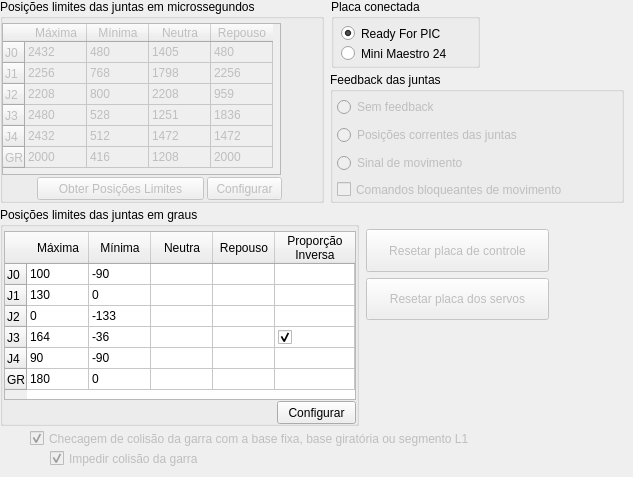
    <widget class="QWidget" name="tabConfiguracoes">
     <attribute name="title">
      <string>Configurações</string>
     </attribute>
     <widget class="QGroupBox" name="grpFeedBackJuntas">
      <property name="geometry">
       <rect>
        <x>330</x>
        <y>72</y>
        <width>294</width>
        <height>131</height>
       </rect>
      </property>
      <property name="title">
       <string>Feedback das juntas</string>
      </property>
      <widget class="QCheckBox" name="chkComandosBloqueantesDeMovimento">
       <property name="enabled">
        <bool>false</bool>
       </property>
       <property name="geometry">
        <rect>
         <x>7</x>
         <y>109</y>
         <width>287</width>
         <height>17</height>
        </rect>
       </property>
       <property name="text">
        <string>Comandos bloqueantes de movimento</string>
       </property>
      </widget>
      <widget class="QWidget" name="layoutWidget_7">
       <property name="geometry">
        <rect>
         <x>7</x>
         <y>23</y>
         <width>227</width>
         <height>83</height>
        </rect>
       </property>
       <layout class="QVBoxLayout" name="layoutFeedbackJuntas">
        <item>
         <widget class="QRadioButton" name="rdbSemFeedback">
          <property name="enabled">
           <bool>false</bool>
          </property>
          <property name="text">
           <string>Sem feedback</string>
          </property>
         </widget>
        </item>
        <item>
         <widget class="QRadioButton" name="rdbPosicoesCorrentesDasJuntas">
          <property name="enabled">
           <bool>false</bool>
          </property>
          <property name="text">
           <string>Posições correntes das juntas</string>
          </property>
         </widget>
        </item>
        <item>
         <widget class="QRadioButton" name="rdbSinalDeMovimento">
          <property name="enabled">
           <bool>false</bool>
          </property>
          <property name="text">
           <string>Sinal de movimento</string>
          </property>
         </widget>
        </item>
       </layout>
      </widget>
     </widget>
     <widget class="QGroupBox" name="grpPosicoesLimitesDasJuntasGraus">
      <property name="geometry">
       <rect>
        <x>0</x>
        <y>207</y>
        <width>359</width>
        <height>219</height>
       </rect>
      </property>
      <property name="title">
       <string>Posições limites das juntas em graus</string>
      </property>
      <widget class="QTableWidget" name="tabelaPosLimitesGraus">
       <property name="geometry">
        <rect>
         <x>4</x>
         <y>24</y>
         <width>352</width>
         <height>169</height>
        </rect>
       </property>
       <property name="autoScroll">
        <bool>true</bool>
       </property>
       <attribute name="horizontalHeaderCascadingSectionResizes">
        <bool>true</bool>
       </attribute>
       <attribute name="horizontalHeaderDefaultSectionSize">
        <number>62</number>
       </attribute>
       <attribute name="horizontalHeaderShowSortIndicator" stdset="0">
        <bool>false</bool>
       </attribute>
       <attribute name="horizontalHeaderStretchLastSection">
        <bool>true</bool>
       </attribute>
       <attribute name="verticalHeaderDefaultSectionSize">
        <number>21</number>
       </attribute>
       <row>
        <property name="text">
         <string>J0</string>
        </property>
       </row>
       <row>
        <property name="text">
         <string>J1</string>
        </property>
       </row>
       <row>
        <property name="text">
         <string>J2</string>
        </property>
       </row>
       <row>
        <property name="text">
         <string>J3</string>
        </property>
       </row>
       <row>
        <property name="text">
         <string>J4</string>
        </property>
       </row>
       <row>
        <property name="text">
         <string>GR</string>
        </property>
       </row>
       <column>
        <property name="text">
         <string>Máxima</string>
        </property>
       </column>
       <column>
        <property name="text">
         <string>Mínima</string>
        </property>
       </column>
       <column>
        <property name="text">
         <string>Neutra</string>
        </property>
       </column>
       <column>
        <property name="text">
         <string>Repouso</string>
        </property>
       </column>
       <column>
        <property name="text">
         <string>Proporção
Inversa</string>
        </property>
       </column>
       <item row="0" column="0">
        <property name="text">
         <string>100</string>
        </property>
       </item>
       <item row="0" column="1">
        <property name="text">
         <string>-90</string>
        </property>
       </item>
       <item row="0" column="4">
        <property name="text">
         <string/>
        </property>
        <property name="checkState">
         <enum>Unchecked</enum>
        </property>
       </item>
       <item row="1" column="0">
        <property name="text">
         <string>130</string>
        </property>
       </item>
       <item row="1" column="1">
        <property name="text">
         <string>0</string>
        </property>
       </item>
       <item row="1" column="4">
        <property name="text">
         <string/>
        </property>
        <property name="checkState">
         <enum>Unchecked</enum>
        </property>
       </item>
       <item row="2" column="0">
        <property name="text">
         <string>0</string>
        </property>
       </item>
       <item row="2" column="1">
        <property name="text">
         <string>-133</string>
        </property>
       </item>
       <item row="2" column="4">
        <property name="text">
         <string/>
        </property>
        <property name="checkState">
         <enum>Unchecked</enum>
        </property>
       </item>
       <item row="3" column="0">
        <property name="text">
         <string>164</string>
        </property>
       </item>
       <item row="3" column="1">
        <property name="text">
         <string>-36</string>
        </property>
       </item>
       <item row="3" column="4">
        <property name="text">
         <string/>
        </property>
        <property name="checkState">
         <enum>Checked</enum>
        </property>
       </item>
       <item row="4" column="0">
        <property name="text">
         <string>90</string>
        </property>
       </item>
       <item row="4" column="1">
        <property name="text">
         <string>-90</string>
        </property>
       </item>
       <item row="4" column="4">
        <property name="text">
         <string/>
        </property>
        <property name="checkState">
         <enum>Unchecked</enum>
        </property>
       </item>
       <item row="5" column="0">
        <property name="text">
         <string>180</string>
        </property>
       </item>
       <item row="5" column="1">
        <property name="text">
         <string>0</string>
        </property>
       </item>
       <item row="5" column="4">
        <property name="text">
         <string/>
        </property>
        <property name="checkState">
         <enum>Unchecked</enum>
        </property>
       </item>
      </widget>
      <widget class="QPushButton" name="btConfigurarPosLimitesGraus">
       <property name="geometry">
        <rect>
         <x>277</x>
         <y>194</y>
         <width>79</width>
         <height>23</height>
        </rect>
       </property>
       <property name="text">
        <string>Configurar</string>
       </property>
      </widget>
     </widget>
     <widget class="QGroupBox" name="grpPlacaConectada">
      <property name="geometry">
       <rect>
        <x>331</x>
        <y>-1</y>
        <width>149</width>
        <height>69</height>
       </rect>
      </property>
      <property name="title">
       <string>Placa conectada</string>
      </property>
      <widget class="QRadioButton" name="rdbReadyForPIC">
       <property name="geometry">
        <rect>
         <x>10</x>
         <y>26</y>
         <width>131</width>
         <height>17</height>
        </rect>
       </property>
       <property name="text">
        <string>Ready For PIC</string>
       </property>
       <property name="checked">
        <bool>true</bool>
       </property>
      </widget>
      <widget class="QRadioButton" name="rdbMiniMaestro24">
       <property name="geometry">
        <rect>
         <x>10</x>
         <y>46</y>
         <width>143</width>
         <height>17</height>
        </rect>
       </property>
       <property name="text">
        <string>Mini Maestro 24</string>
       </property>
      </widget>
     </widget>
     <widget class="QGroupBox" name="grpPosicoesLimitesDasJuntasMicrosseg">
      <property name="geometry">
       <rect>
        <x>0</x>
        <y>-1</y>
        <width>324</width>
        <height>204</height>
       </rect>
      </property>
      <property name="title">
       <string>Posições limites das juntas em microssegundos</string>
      </property>
      <widget class="QTableWidget" name="tabelaPosLimites">
       <property name="enabled">
        <bool>false</bool>
       </property>
       <property name="geometry">
        <rect>
         <x>2</x>
         <y>24</y>
         <width>279</width>
         <height>152</height>
        </rect>
       </property>
       <property name="autoScroll">
        <bool>true</bool>
       </property>
       <attribute name="horizontalHeaderDefaultSectionSize">
        <number>62</number>
       </attribute>
       <attribute name="verticalHeaderDefaultSectionSize">
        <number>21</number>
       </attribute>
       <row>
        <property name="text">
         <string>J0</string>
        </property>
       </row>
       <row>
        <property name="text">
         <string>J1</string>
        </property>
       </row>
       <row>
        <property name="text">
         <string>J2</string>
        </property>
       </row>
       <row>
        <property name="text">
         <string>J3</string>
        </property>
       </row>
       <row>
        <property name="text">
         <string>J4</string>
        </property>
       </row>
       <row>
        <property name="text">
         <string>GR</string>
        </property>
       </row>
       <column>
        <property name="text">
         <string>Máxima</string>
        </property>
       </column>
       <column>
        <property name="text">
         <string>Mínima</string>
        </property>
       </column>
       <column>
        <property name="text">
         <string>Neutra</string>
        </property>
       </column>
       <column>
        <property name="text">
         <string>Repouso</string>
        </property>
       </column>
       <item row="0" column="0">
        <property name="text">
         <string>2432</string>
        </property>
       </item>
       <item row="0" column="1">
        <property name="text">
         <string>480</string>
        </property>
       </item>
       <item row="0" column="2">
        <property name="text">
         <string>1405</string>
        </property>
       </item>
       <item row="0" column="3">
        <property name="text">
         <string>480</string>
        </property>
       </item>
       <item row="1" column="0">
        <property name="text">
         <string>2256</string>
        </property>
       </item>
       <item row="1" column="1">
        <property name="text">
         <string>768</string>
        </property>
       </item>
       <item row="1" column="2">
        <property name="text">
         <string>1798</string>
        </property>
       </item>
       <item row="1" column="3">
        <property name="text">
         <string>2256</string>
        </property>
       </item>
       <item row="2" column="0">
        <property name="text">
         <string>2208</string>
        </property>
       </item>
       <item row="2" column="1">
        <property name="text">
         <string>800</string>
        </property>
       </item>
       <item row="2" column="2">
        <property name="text">
         <string>2208</string>
        </property>
       </item>
       <item row="2" column="3">
        <property name="text">
         <string>959</string>
        </property>
       </item>
       <item row="3" column="0">
        <property name="text">
         <string>2480</string>
        </property>
       </item>
       <item row="3" column="1">
        <property name="text">
         <string>528</string>
        </property>
       </item>
       <item row="3" column="2">
        <property name="text">
         <string>1251</string>
        </property>
       </item>
       <item row="3" column="3">
        <property name="text">
         <string>1836</string>
        </property>
       </item>
       <item row="4" column="0">
        <property name="text">
         <string>2432</string>
        </property>
       </item>
       <item row="4" column="1">
        <property name="text">
         <string>512</string>
        </property>
       </item>
       <item row="4" column="2">
        <property name="text">
         <string>1472</string>
        </property>
       </item>
       <item row="4" column="3">
        <property name="text">
         <string>1472</string>
        </property>
       </item>
       <item row="5" column="0">
        <property name="text">
         <string>2000</string>
        </property>
       </item>
       <item row="5" column="1">
        <property name="text">
         <string>416</string>
        </property>
       </item>
       <item row="5" column="2">
        <property name="text">
         <string>1208</string>
        </property>
       </item>
       <item row="5" column="3">
        <property name="text">
         <string>2000</string>
        </property>
       </item>
      </widget>
      <widget class="QPushButton" name="btObterPosLimites">
       <property name="enabled">
        <bool>false</bool>
       </property>
       <property name="geometry">
        <rect>
         <x>37</x>
         <y>178</y>
         <width>167</width>
         <height>23</height>
        </rect>
       </property>
       <property name="text">
        <string>Obter Posições Limites</string>
       </property>
      </widget>
      <widget class="QPushButton" name="btConfigurarPosLimites">
       <property name="enabled">
        <bool>false</bool>
       </property>
       <property name="geometry">
        <rect>
         <x>207</x>
         <y>178</y>
         <width>75</width>
         <height>23</height>
        </rect>
       </property>
       <property name="text">
        <string>Configurar</string>
       </property>
      </widget>
     </widget>
     <widget class="QWidget" name="layoutWidget">
      <property name="geometry">
       <rect>
        <x>366</x>
        <y>229</y>
        <width>183</width>
        <height>91</height>
       </rect>
      </property>
      <layout class="QVBoxLayout" name="layoutBotoesReset">
       <item>
        <widget class="QPushButton" name="btResetarPlacaControle">
         <property name="enabled">
          <bool>false</bool>
         </property>
         <property name="sizePolicy">
          <sizepolicy hsizetype="Expanding" vsizetype="Expanding">
           <horstretch>0</horstretch>
           <verstretch>0</verstretch>
          </sizepolicy>
         </property>
         <property name="text">
          <string>Resetar placa de controle</string>
         </property>
        </widget>
       </item>
       <item>
        <widget class="QPushButton" name="btResetarPlacaServos">
         <property name="enabled">
          <bool>false</bool>
         </property>
         <property name="sizePolicy">
          <sizepolicy hsizetype="Expanding" vsizetype="Expanding">
           <horstretch>0</horstretch>
           <verstretch>0</verstretch>
          </sizepolicy>
         </property>
         <property name="text">
          <string>Resetar placa dos servos</string>
         </property>
        </widget>
       </item>
      </layout>
     </widget>
     <widget class="QCheckBox" name="chkHabChecagemDeColisao">
      <property name="enabled">
       <bool>false</bool>
      </property>
      <property name="geometry">
       <rect>
        <x>30</x>
        <y>429</y>
        <width>564</width>
        <height>19</height>
       </rect>
      </property>
      <property name="text">
       <string>Checagem de colisão da garra com a base fixa, base giratória ou segmento L1</string>
      </property>
      <property name="checked">
       <bool>true</bool>
      </property>
     </widget>
     <widget class="QCheckBox" name="chkImpedirColisao">
      <property name="enabled">
       <bool>false</bool>
      </property>
      <property name="geometry">
       <rect>
        <x>50</x>
        <y>449</y>
        <width>221</width>
        <height>19</height>
       </rect>
      </property>
      <property name="text">
       <string>Impedir colisão da garra</string>
      </property>
      <property name="checked">
       <bool>true</bool>
      </property>
     </widget>
    </widget>
